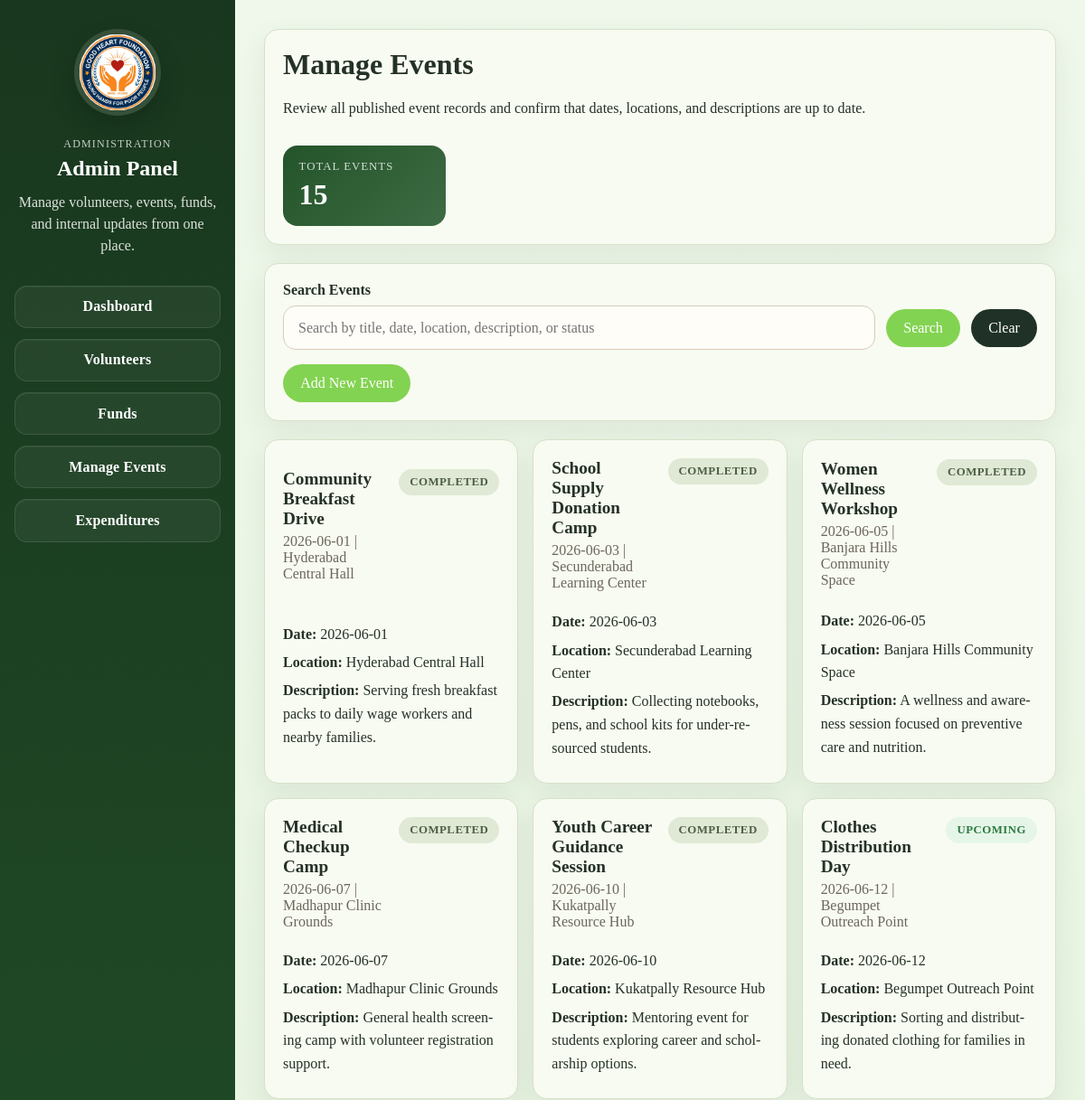
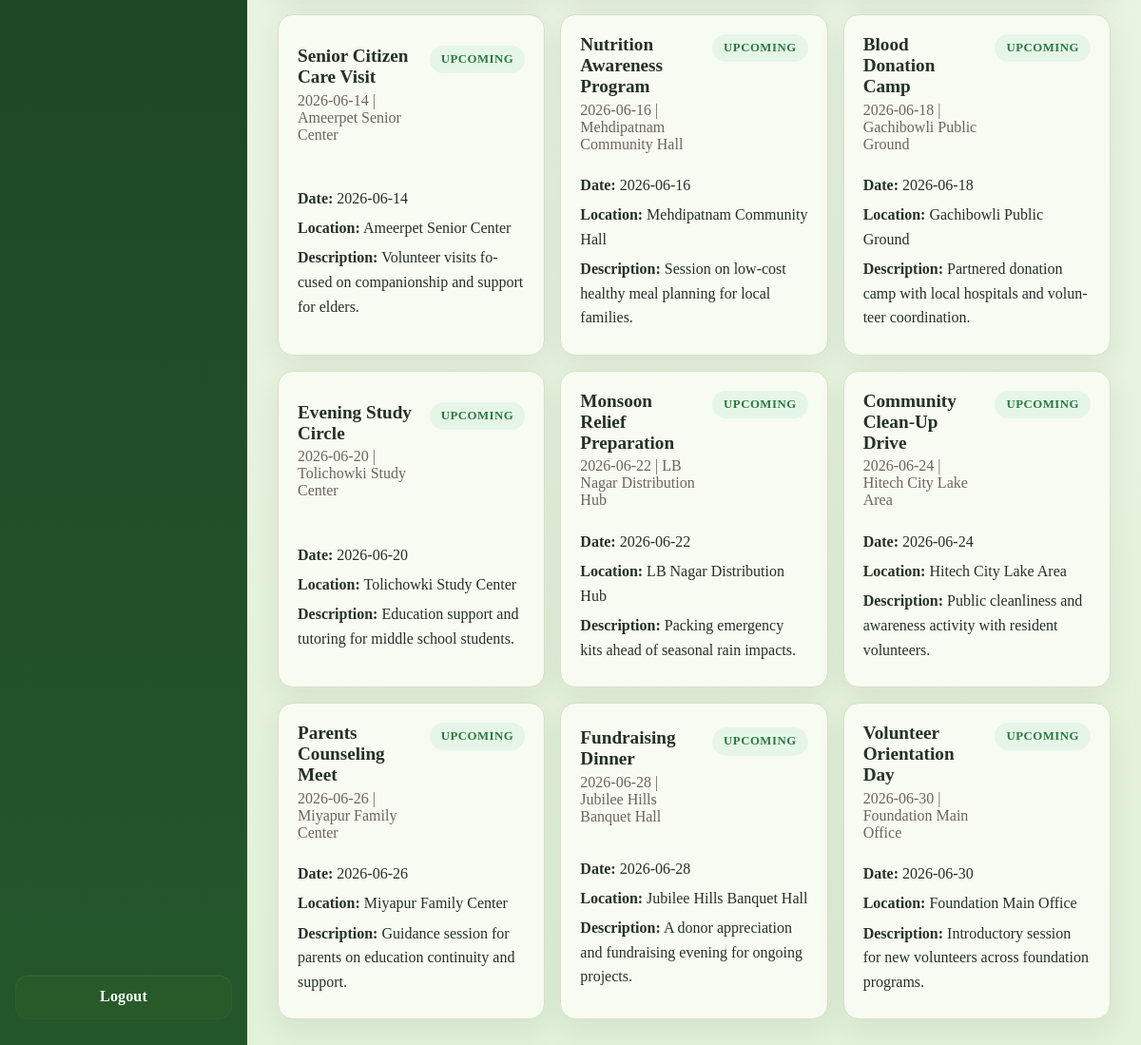
Page /admin/manage-events (signed in) on the committed database (2 pictures, top to bottom).
### tables this page shows
CREATE TABLE events (
    id INTEGER PRIMARY KEY AUTOINCREMENT,
    title TEXT NOT NULL,
    description TEXT,
    event_date TEXT NOT NULL,
    location TEXT NOT NULL,
    image_path TEXT,
    created_at TIMESTAMP DEFAULT CURRENT_TIMESTAMP
);

### routes/admin_routes.py (the view, shortened to what this page needs)
@admin_bp.route("/manage-events")
@login_required
def manage_events():
    events = get_all_events()
    search_query = request.args.get("q", "").strip()
    today = date.today()
    for event in events:
        try:
            event_date = date.fromisoformat(event.get("event_date", ""))
            event["status"] = "Upcoming" if event_date >= today else "Completed"
        except ValueError:
            event["status"] = "Unknown"
    return render_template(
        "admin/manage_events.html",
        events=events,
        search_query=search_query,
    )

### controllers/event_controller.py (called while the page is built)
def get_all_events():
    return get_events()

### models/event_model.py (called while the page is built)
def get_events():
    return fetch_all("SELECT * FROM events ORDER BY event_date ASC")

### utils/auth.py (called while the page is built)
def login_required(f):
    @wraps(f)
    def decorated_function(*args, **kwargs):
        if "admin_user" not in session:
            return redirect(url_for("admin.login"))
        return f(*args, **kwargs)
    return decorated_function

### utils/helpers.py (called while the page is built)
def get_db_connection(database_path=None):
    db_path = database_path or os.path.join(BASE_DIR, "database", "ngo.db")
    connection = sqlite3.connect(db_path)
    connection.row_factory = sqlite3.Row
    return connection

def fetch_all(query, params=()):
    connection = get_db_connection()
    try:
        rows = connection.execute(query, params).fetchall()
        return [dict(row) for row in rows]
    finally:
        connection.close()

### templates/admin/manage_events.html (shortened to what this page needs)
{% extends "base.html" %}
{% block styles %}<link rel="stylesheet" href="{{ url_for('static', filename='css/admin.css') }}">{% endblock %}
{% block body %}
<div class="admin-layout">
    {% include "admin/sidebar.html" %}
    <main class="admin-content">
        <div class="card admin-section-head">
            <div>
                <h1>Manage Events</h1>
                <p>Review all published event records and confirm that dates, locations, and descriptions are up to date.</p>
            </div>
            <div class="admin-pill">
                <span>Total Events</span>
                <strong>{{ events|length }}</strong>
            </div>
        </div>
        <form class="card volunteer-toolbar" method="get" action="{{ url_for('admin.manage_events') }}">
            <label for="event-search" class="volunteer-toolbar__label">Search Events</label>
            <div class="volunteer-toolbar__row">
                <input
                    id="event-search"
                    type="search"
                    name="q"
                    value="{{ search_query or '' }}"
                    class="volunteer-toolbar__input"
                    placeholder="Search by title, date, location, description, or status"
                >
                <button type="submit" class="button volunteer-toolbar__button">Search</button>
                <a href="{{ url_for('admin.manage_events') }}" class="button volunteer-toolbar__button volunteer-toolbar__button--secondary">Clear</a>
            </div>
            <div class="event-toolbar__action">
                <button type="button" class="button volunteer-toolbar__button" data-open-event-modal>Add New Event</button>
            </div>
        </form>
        <div class="volunteer-grid">
            {% for event in events %}
            <article
                class="card event-card event-card--interactive"
                data-event-card-open
                data-event-id="{{ event.id }}"
                data-event-title="{{ event.title }}"
                data-event-date="{{ event.event_date }}"
                data-event-location="{{ event.location }}"
                data-event-description="{{ event.description or 'No description added.' }}"
                data-event-status="{{ event.status }}"
            >
                <div class="volunteer-card__top">
                    <div>
                        <h2 class="volunteer-card__name">{{ event.title }}</h2>
                        <p class="volunteer-card__meta">{{ event.event_date }} | {{ event.location }}</p>
                    </div>
                    <span class="event-card__badge event-card__badge--{{ event.status|lower }}">{{ event.status }}</span>
                </div>
                <div class="volunteer-card__details">
                    <p><strong>Date:</strong> {{ event.event_date }}</p>
                    <p><strong>Location:</strong> {{ event.location }}</p>
                    <p><strong>Description:</strong> {{ event.description or 'No description added.' }}</p>
                </div>
            </article>
            {% else %}
            <div class="card">
                <p>No events available.</p>
            </div>
            {% endfor %}
        </div>
    </main>
</div>
{% endblock %}

### static/css/style.css (style rules this page uses)
:root { --bg: #edf7e9; --surface: #f8fbf1; --text: #243127; --accent: #83D352; --accent-dark: #4f7c2f; --border: #d6e1c9; }
body { margin: 0; font-family: Georgia, serif; color: var(--text); background: linear-gradient(180deg, #eff8eb 0%, #e2f1d9 100%); }
*, *::before, *::after { box-sizing: border-box; }
button, input, select, textarea { font: inherit; }
.card { background: var(--surface); border: 1px solid var(--border); border-radius: 16px; padding: 1.25rem; box-shadow: 0 10px 30px rgba(36, 49, 39, 0.08); align-items: center; }
.button { display: inline-block; padding: 0.75rem 1.2rem; border-radius: 999px; background: var(--accent); color: #fff; text-decoration: none; align-items: center; }

### static/css/transition.css (style rules this page uses)
body[data-page-ready="true"] { opacity: 1; }

### static/css/admin.css (style rules this page uses)
.admin-layout { display: grid; grid-template-columns: 260px 1fr; min-height: 100vh; }
.admin-content { padding: 2rem; }
.admin-section-head { margin-bottom: 1.25rem; display: flex; justify-content: space-between; align-items: center; gap: 1rem; flex-wrap: wrap; }
.admin-section-head h1, .admin-section-head p { margin-top: 0; }
.admin-pill { min-width: 180px; padding: 1rem 1.1rem; border-radius: 16px; background: linear-gradient(135deg, #24542a 0%, #3d6b43 100%); color: #fff; }
.admin-pill span { display: block; font-size: 0.8rem; text-transform: uppercase; letter-spacing: 0.08em; opacity: 0.8; }
.admin-pill strong { display: block; margin-top: 0.3rem; font-size: 2rem; }
.volunteer-toolbar { margin-bottom: 1.25rem; }
.volunteer-toolbar__label { display: block; margin-bottom: 0.5rem; font-weight: 600; }
.volunteer-toolbar__row { display: grid; grid-template-columns: minmax(0, 1fr) auto auto; gap: 0.75rem; align-items: center; }
.volunteer-toolbar__input { width: 100%; padding: 0.9rem 1rem; border: 1px solid #d8ccb9; border-radius: 14px; box-sizing: border-box; font: inherit; background: #fffdf8; }
.volunteer-toolbar__button { border: none; cursor: pointer; font: inherit; }
.volunteer-toolbar__button--secondary { background: #203227; }
.volunteer-grid { display: grid; grid-template-columns: repeat(auto-fit, minmax(280px, 1fr)); gap: 1rem; }
.volunteer-card__top { display: flex; justify-content: space-between; gap: 1rem; align-items: flex-start; }
.volunteer-card__top > div { flex: 1 1 0%; min-width: 0; }
.volunteer-card__name, .volunteer-card__meta, .volunteer-card__details p { overflow-wrap: anywhere; word-break: break-word; hyphens: auto; }
.volunteer-card__name { margin: 0 0 0.3rem 0; font-size: 1.2rem; }
.volunteer-card__meta { margin: 0; color: #6d665d; }
.volunteer-card__details p { margin: 0.35rem 0; line-height: 1.6; }
.event-toolbar__action { margin-top: 1rem; }
.event-card { display: grid; gap: 1rem; }
.event-card--interactive { cursor: pointer; transition: transform 0.18s ease, box-shadow 0.18s ease, border-color 0.18s ease; }
.event-card__badge { display: inline-block; padding: 0.45rem 0.75rem; border-radius: 999px; font-size: 0.8rem; font-weight: 700; text-transform: uppercase; letter-spacing: 0.04em; }
.event-card__badge--upcoming { background: #e5f6e8; color: #2d7a3f; }
.event-card__badge--completed { background: #dfe9d5; color: #4f5f45; }

### rows in the picture
events: title "Community Breakfast Drive", event_date "2026-06-01", location "Hyderabad Central Hall", status "COMPLETED", description "Serving fresh breakfast packs to daily wage workers and nearby families."
events: title "School Supply Donation Camp", event_date "2026-06-03", location "Secunderabad Learning Center", status "COMPLETED", description "Collecting notebooks, pens, and school kits for under-resourced students."
events: title "Women Wellness Workshop", event_date "2026-06-05", location "Banjara Hills Community Space", status "COMPLETED", description "A wellness and awareness session focused on preventive care and nutrition."
events: title "Medical Checkup Camp", event_date "2026-06-07", location "Madhapur Clinic Grounds", status "COMPLETED", description "General health screening camp with volunteer registration support."
events: title "Youth Career Guidance Session", event_date "2026-06-10", location "Kukatpally Resource Hub", status "COMPLETED", description "Mentoring event for students exploring career and scholarship options."
events: title "Clothes Distribution Day", event_date "2026-06-12", location "Begumpet Outreach Point", status "UPCOMING", description "Sorting and distributing donated clothing for families in need."
events: title "Senior Citizen Care Visit", event_date "2026-06-14", location "Ameerpet Senior Center", status "UPCOMING", description "Volunteer visits focused on companionship and support for elders."
events: title "Nutrition Awareness Program", event_date "2026-06-16", location "Mehdipatnam Community Hall", status "UPCOMING", description "Session on low-cost healthy meal planning for local families."
events: title "Blood Donation Camp", event_date "2026-06-18", location "Gachibowli Public Ground", status "UPCOMING", description "Partnered donation camp with local hospitals and volunteer coordination."
events: title "Evening Study Circle", event_date "2026-06-20", location "Tolichowki Study Center", status "UPCOMING", description "Education support and tutoring for middle school students."
events: title "Monsoon Relief Preparation", event_date "2026-06-22", location "LB Nagar Distribution Hub", status "UPCOMING", description "Packing emergency kits ahead of seasonal rain impacts."
events: title "Community Clean-Up Drive", event_date "2026-06-24", location "Hitech City Lake Area", status "UPCOMING", description "Public cleanliness and awareness activity with resident volunteers."
events: title "Parents Counseling Meet", event_date "2026-06-26", location "Miyapur Family Center", status "UPCOMING", description "Guidance session for parents on education continuity and support."
events: title "Fundraising Dinner", event_date "2026-06-28", location "Jubilee Hills Banquet Hall", status "UPCOMING", description "A donor appreciation and fundraising evening for ongoing projects."
events: title "Volunteer Orientation Day", event_date "2026-06-30", location "Foundation Main Office", status "UPCOMING", description "Introductory session for new volunteers across foundation programs."

### other values in the picture
{{ events|length }} "15"
